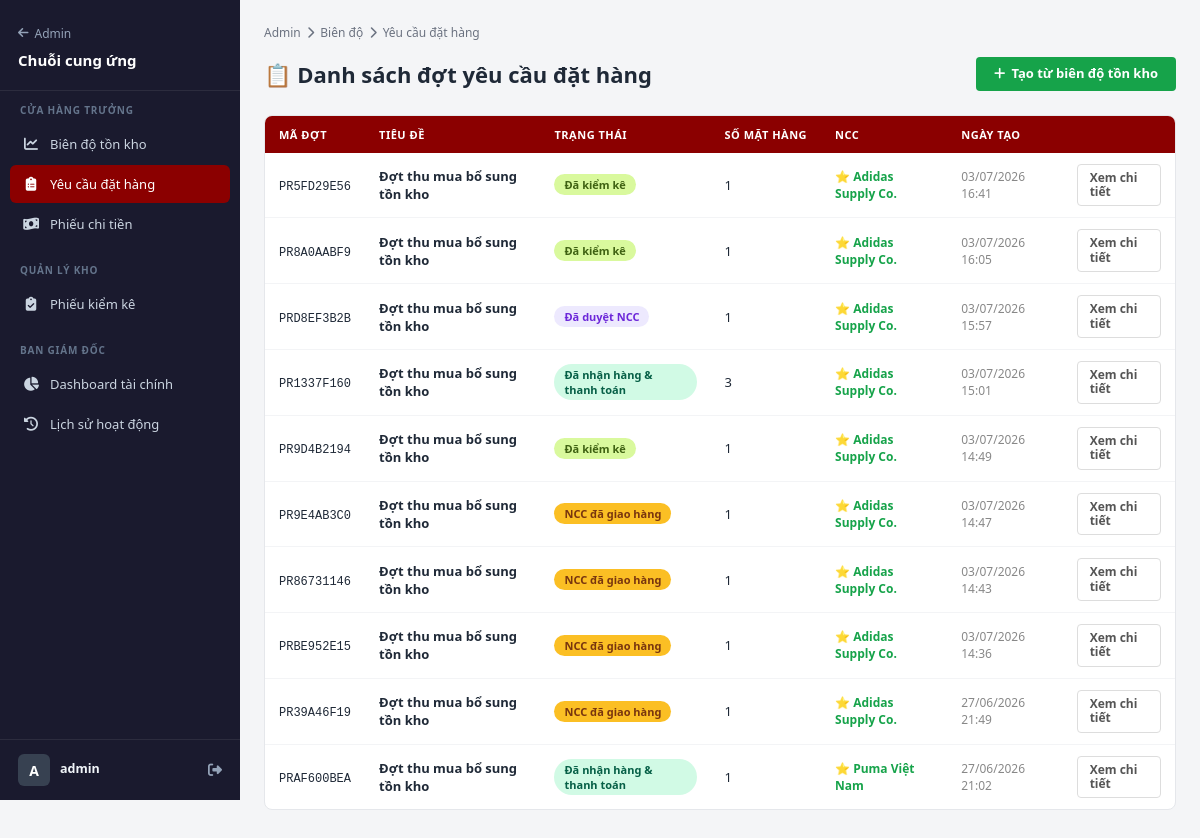
The app's page /supply/requests/ (signed in), older data.
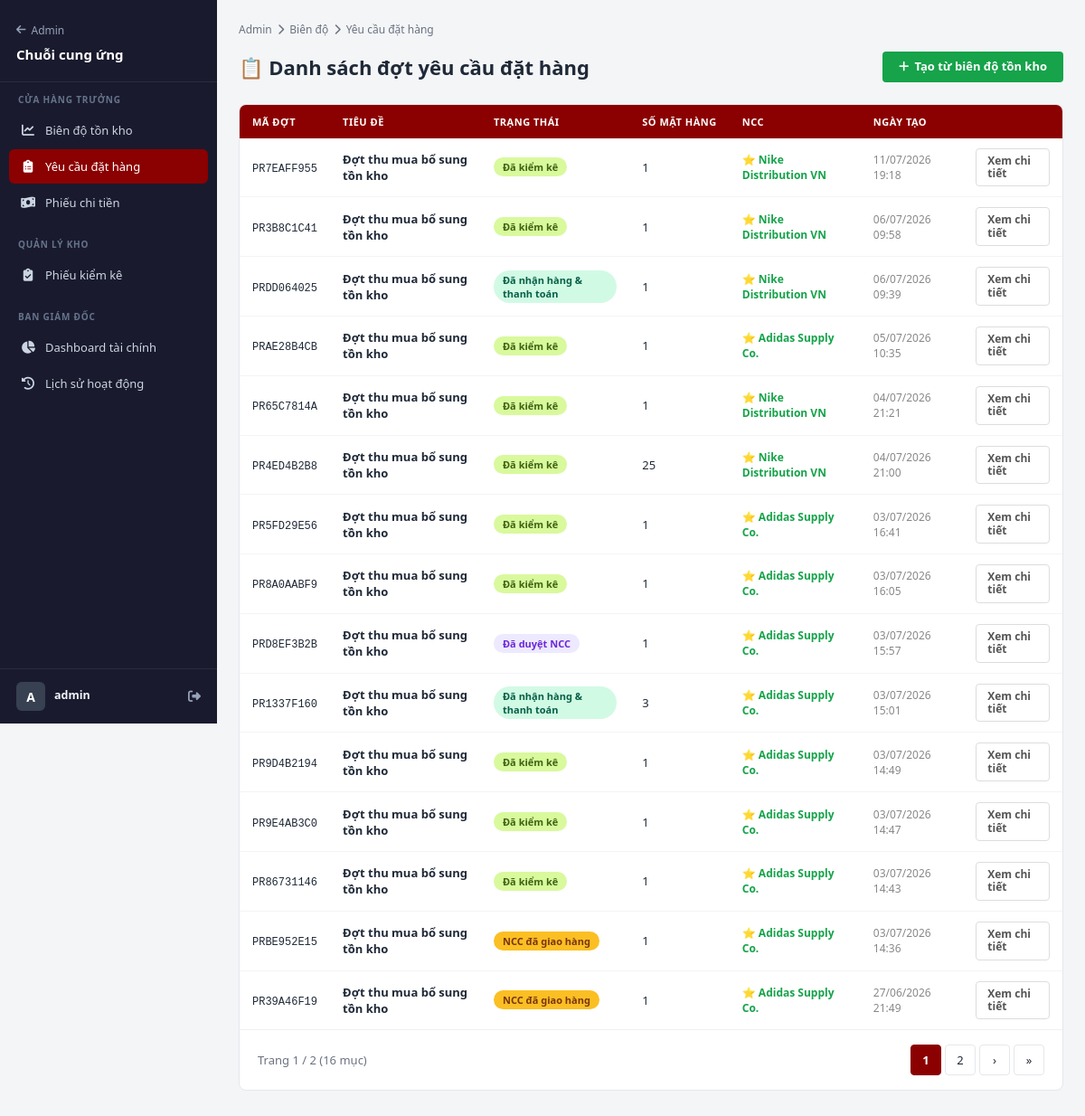
The same page, newer data.
### apps/products/supply_models.py (models this page shows, shortened)
class PurchaseRequest(models.Model):
    class Status(models.TextChoices):
        DRAFT       = 'draft',       'Bản nháp'
        SENT        = 'sent',        'Đã gửi NCC'
        QUOTED      = 'quoted',      'NCC đã báo giá'
        APPROVED    = 'approved',    'Đã duyệt NCC'           # Phiếu kiểm kê được tạo tự động
        SHIPPED     = 'shipped',     'NCC đã giao hàng'       # (Deprecated - không dùng nữa)
        IN_CHECKING = 'in_checking', 'Đang kiểm kê'
        CHECKED     = 'checked',     'Đã kiểm kê'             # Đã duyệt phiếu kiểm kê, đã cộng kho
        RECEIVED    = 'received',    'Đã nhận hàng & thanh toán'
        CANCELLED   = 'cancelled',   'Đã hủy'
    code       = models.CharField(max_length=20, unique=True, blank=True)
    title      = models.CharField(max_length=200, default='Đợt thu mua bổ sung tồn kho')
    status     = models.CharField(max_length=20, choices=Status.choices, default=Status.DRAFT)
    note       = models.TextField(blank=True)
    created_by = models.ForeignKey(
        settings.AUTH_USER_MODEL, on_delete=models.SET_NULL,
        null=True, blank=True, related_name='purchase_requests',
    )
    suppliers  = models.ManyToManyField(
        Supplier, blank=True, verbose_name='Gửi đến NCC',
    )
    approved_supplier = models.ForeignKey(
        Supplier, on_delete=models.SET_NULL, null=True, blank=True,
        related_name='approved_requests', verbose_name='NCC được chọn',
    )
    approved_by  = models.ForeignKey(
        settings.AUTH_USER_MODEL, on_delete=models.SET_NULL,
        null=True, blank=True, related_name='approved_requests',
    )
    approved_at  = models.DateTimeField(null=True, blank=True)
    deadline     = models.DateField(null=True, blank=True, verbose_name='Hạn báo giá')
    created_at   = models.DateTimeField(auto_now_add=True)
    updated_at   = models.DateTimeField(auto_now=True)
    class Meta:
        verbose_name = 'Đợt yêu cầu đặt hàng'
        verbose_name_plural = 'Đợt yêu cầu đặt hàng'
        ordering = ['-created_at']
        permissions = [
            ('can_approve_purchase', 'Có thể duyệt đặt hàng'),
            ('can_receive_goods',    'Có thể nhận hàng'),
        ]

class Supplier(models.Model):
    name         = models.CharField(max_length=200, verbose_name='Tên NCC')
    contact_name = models.CharField(max_length=100, blank=True, verbose_name='Người liên hệ')
    phone        = models.CharField(max_length=20, blank=True)
    email        = models.EmailField(blank=True)
    address      = models.TextField(blank=True)
    note         = models.TextField(blank=True)
    is_active    = models.BooleanField(default=True)
    user         = models.OneToOneField(
        settings.AUTH_USER_MODEL, on_delete=models.SET_NULL,
        null=True, blank=True, related_name='supplier_profile',
        verbose_name='Tài khoản đăng nhập NCC',
    )
    created_at   = models.DateTimeField(auto_now_add=True)
    class Meta:
        verbose_name = 'Nhà cung cấp'
        verbose_name_plural = 'Nhà cung cấp'
        ordering = ['name']

### apps/products/supply_views.py (the view)
# urls.py: path('requests/', v.request_list, name='request_list'),
@login_required
def request_list(request):
    if not is_store_manager(request.user):
        return redirect("admin:index")
    qs = PurchaseRequest.objects.prefetch_related("items", "suppliers").order_by(
        "-created_at"
    )
    page_obj, paginator = paginate_queryset(request, qs, per_page=15)
    context = {"requests": page_obj.object_list}
    context.update(_pagination_context(request, page_obj, paginator))
    return render(request, "supply/request_list.html", context)

### apps/cart/context_processors.py (called while the page is built)
def cart_count(request):
    if request.user.is_authenticated:
        total_items = get_user_cart_item_count(request.user)
    else:
        cart = get_session_cart(request.session)
        total_items = sum(int(item.get('quantity', 0)) for item in cart.values())
    return {'cart_count': total_items}

### apps/cart/services.py (called while the page is built)
def get_user_cart_item_count(user):
    cart = Cart.objects.filter(user=user).first()
    if not cart:
        return 0
    return sum(item.quantity for item in cart.items.all())

### apps/products/context_processors.py (called while the page is built)
def navigation_data(request):
    return {
        'categories': Category.objects.filter(is_active=True).order_by('name'),
        'brands': Brand.objects.filter(is_active=True).order_by('name'),
    }

### apps/products/supply_admin_paths.py (called while the page is built)
def supply_path(name, pk=None):
    key = SUPPLY_ALIASES.get(name, name)
    path = SUPPLY_PATHS.get(key, "/supply/")
    if pk is not None and "{pk}" in path:
        return path.format(pk=pk)
    return path

### apps/products/supply_pagination.py (called while the page is built, shortened)
def smart_page_range(page_obj, paginator):
    current = page_obj.number
    num_pages = paginator.num_pages
    if num_pages <= 7:
        return list(range(1, num_pages + 1))

### apps/products/templatetags/supply_admin.py (called while the page is built)
@register.simple_tag
def supply_url(name, arg=None):
    return supply_path(name, pk=arg)

### templates/supply/request_list.html (shortened to what this page needs)
{% extends 'supply/base_supply.html' %}
{% load supply_admin %}
{% block supply_content %}
<nav class="supply-breadcrumb">
    <a href="{{ supply_paths.admin_index }}">Admin</a>
    <i class="fas fa-chevron-right"></i>
    <a href="{% supply_url 'analytics' %}">Biên độ</a>
    <i class="fas fa-chevron-right"></i>
    <span>Yêu cầu đặt hàng</span>
</nav>
<div class="supply-header">
    <h1 class="supply-title">📋 Danh sách đợt yêu cầu đặt hàng</h1>
    <a href="{% supply_url 'analytics' %}" class="btn-green">
        <i class="fas fa-plus"></i> Tạo từ biên độ tồn kho
    </a>
</div>
<div class="s-card">
    <div style="overflow-x:auto;">
    <table class="s-table">
        <thead>
            <tr>
                <th>Mã đợt</th>
                <th>Tiêu đề</th>
                <th>Trạng thái</th>
                <th>Số mặt hàng</th>
                <th>NCC</th>
                <th>Ngày tạo</th>
                <th></th>
            </tr>
        </thead>
        <tbody>
            {% for pr in requests %}
            <tr>
                <td><code style="font-size:12px;">{{ pr.code }}</code></td>
                <td style="font-weight:600;">{{ pr.title }}</td>
                <td><span class="badge badge-{{ pr.status }}">{{ pr.get_status_display }}</span></td>
                <td>{{ pr.items.count }}</td>
                <td style="font-size:12px;color:#666;">
                    {% if pr.approved_supplier %}
                    <span style="color:#16a34a;font-weight:600;">⭐ {{ pr.approved_supplier.name }}</span>
                    {% elif pr.suppliers.exists %}
                    {{ pr.suppliers.count }} NCC
                    {% else %}
                    <span style="color:#999;">Chưa gửi</span>
                    {% endif %}
                </td>
                <td style="font-size:12px;color:#888;">{{ pr.created_at|date:"d/m/Y H:i" }}</td>
                <td>
                    <a href="{% supply_url 'request_detail' pr.pk %}" class="btn-secondary" style="font-size:12px;padding:6px 12px;">
                        Xem chi tiết
                    </a>
                </td>
            </tr>
            {% endfor %}
        </tbody>
    </table>
    </div>
    {% include 'supply/_pagination.html' %}
</div>
{% endblock %}

Row changes from the older to the newer data that the page shows:
no longer on this page (row unchanged): PurchaseRequest: code "PRAF600BEA", title "Đợt thu mua bổ sung tồn kho", status "Đã nhận hàng & thanh toán", items.count "1", approved_supplier.name "Puma Việt Nam", created_at "27/06/2026 21:02"
added PurchaseRequest: code "PR7EAFF955", title "Đợt thu mua bổ sung tồn kho", status "Đã kiểm kê", items.count "1", approved_supplier.name "Nike Distribution VN", created_at "11/07/2026 19:18"
added PurchaseRequest: code "PR3B8C1C41", title "Đợt thu mua bổ sung tồn kho", status "Đã kiểm kê", items.count "1", approved_supplier.name "Nike Distribution VN", created_at "06/07/2026 09:58"
added PurchaseRequest: code "PRDD064025", title "Đợt thu mua bổ sung tồn kho", status "Đã nhận hàng & thanh toán", items.count "1", approved_supplier.name "Nike Distribution VN", created_at "06/07/2026 09:39"
added PurchaseRequest: code "PRAE28B4CB", title "Đợt thu mua bổ sung tồn kho", status "Đã kiểm kê", items.count "1", approved_supplier.name "Adidas Supply Co.", created_at "05/07/2026 10:35"
added PurchaseRequest: code "PR65C7814A", title "Đợt thu mua bổ sung tồn kho", status "Đã kiểm kê", items.count "1", approved_supplier.name "Nike Distribution VN", created_at "04/07/2026 21:21"
added PurchaseRequest: code "PR4ED4B2B8", title "Đợt thu mua bổ sung tồn kho", status "Đã kiểm kê", items.count "25", approved_supplier.name "Nike Distribution VN", created_at "04/07/2026 21:00"
changed PurchaseRequest "PR9E4AB3C0": status "NCC đã giao hàng" → "Đã kiểm kê"
changed PurchaseRequest "PR86731146": status "NCC đã giao hàng" → "Đã kiểm kê"
Text that changed along with them:
{{ page_obj.number }}: (not shown) → "1"
{{ page_obj.paginator.num_pages }}: (not shown) → "2"
{{ page_obj.paginator.count }}: (not shown) → "16"
text now shown: "Trang / ( mục) › »"
new list line: "1"
new list line: "2"
